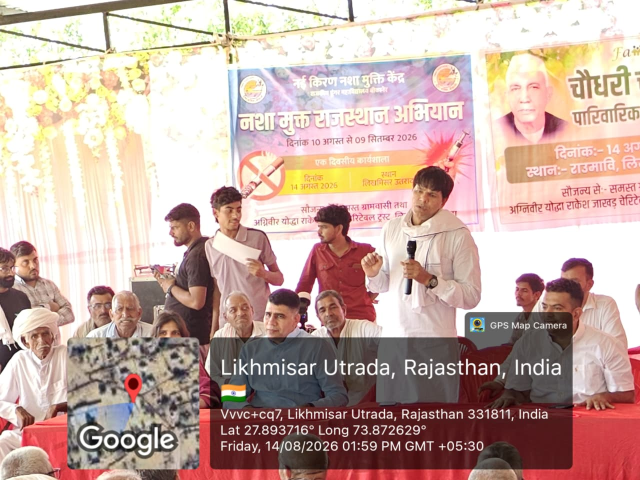
#> input picture assets/img/photos/PHOTO-2026-09-16-21-34-01.jpg, 1280 x 960 px (shown at 1/2 size); its folder holds 4 pictures in this run
$ python optimize_photos.py ../assets/img/photos/PHOTO-2026-09-16-21-34-01.jpg
#> lines starting #> are read from the running program, lines starting #| are printed output that depends on the picture
#!/usr/bin/env python3
"""Generate responsive variants for every photograph in assets/img/photos/.

For NAME.jpg produces NAME-800.webp, NAME-1600.webp and NAME-1600.jpg.
Pages use <picture> so a phone pulls the 800px WebP and a desktop the 1600px one.
Re-running is cheap: a variant newer than its source is left alone.

    python3 tools/optimize_photos.py [--force]
"""
import os, sys, glob
from PIL import Image, ImageOps

ROOT = os.path.dirname(os.path.dirname(os.path.abspath(__file__)))
DIR = os.path.join(ROOT, 'assets/img/photos')
# Crowd photographs are detail-dense and compress badly, so quality is tuned
# down until the large WebP lands near 100 KB. The 800px WebP is what a phone
# actually downloads; the JPEG exists only for browsers without WebP.
VARIANTS = [(760, 'webp', 72), (1400, 'webp', 70), (1400, 'jpg', 72)]
BUDGET = 120 * 1024        # per variant; what a slow connection can afford
force = '--force' in sys.argv


def sources():
    for p in sorted(glob.glob(os.path.join(DIR, '*.jpg'))):
        stem = os.path.basename(p)[:-4]
        if any(stem.endswith(f'-{w}') for w, _, _ in VARIANTS):
            continue
        yield p, stem


def main():
    total = 0
    for src, stem in sources():
        with Image.open(src) as im:
#> im is the input picture: PIL image 1280x960 RGB; mean R, G, B 198, 171.6, 162.8
            im = ImageOps.exif_transpose(im).convert('RGB')
            for width, fmt, q in VARIANTS:
                out = os.path.join(DIR, f'{stem}-{width}.{fmt}')
                if not force and os.path.exists(out) and os.path.getmtime(out) >= os.path.getmtime(src):
                    total += os.path.getsize(out)
                    continue
                v = im.copy()
                if v.width > width:
                    v = v.resize((width, round(v.height * width / v.width)), Image.LANCZOS)
                if fmt == 'webp':
                    v.save(out, 'WEBP', quality=q, method=6)
                else:
                    # The JPEG is only a fallback for browsers without WebP, but
                    # a detail-dense crowd photograph can blow past the budget at
                    # the tuned quality. Step down until it fits rather than ship
                    # a 160 KB fallback to whoever has the oldest phone.
                    for jq in range(q, 44, -6):
                        v.save(out, 'JPEG', quality=jq, optimize=True, progressive=True)
                        if os.path.getsize(out) <= BUDGET:
                            break
                kb = os.path.getsize(out) / 1024
                total += os.path.getsize(out)
                flag = '  ← over budget' if os.path.getsize(out) > BUDGET else ''
                print(f'  {os.path.basename(out):42} {kb:6.0f} KB{flag}')
#> this loop made 3 passes
#> pass 1, in main, `v = v.resize((width, round(v.height * width / v.width)), Image.LANCZOS)`:
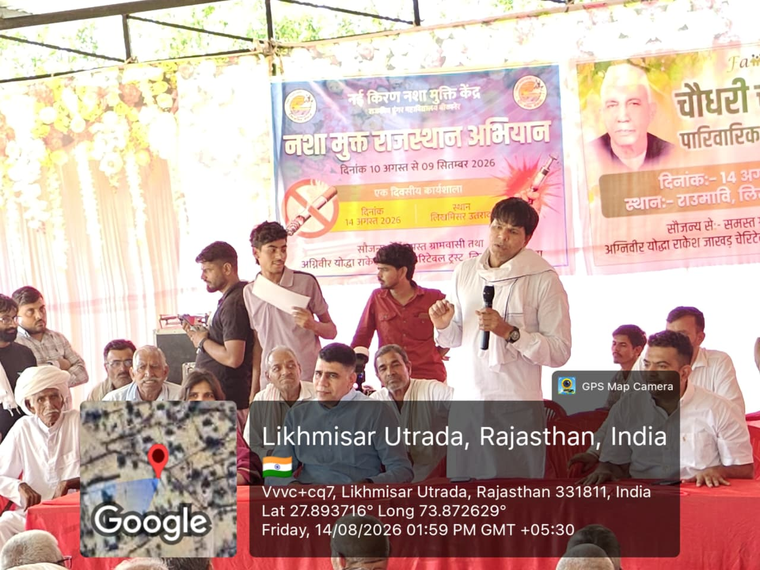
#> v: PIL image 760x570 RGB; mean R, G, B 197.9, 171.6, 162.8
#> after the loop, total = 277611
#> pass 2 of the loop in main, `for src, stem in sources():`:
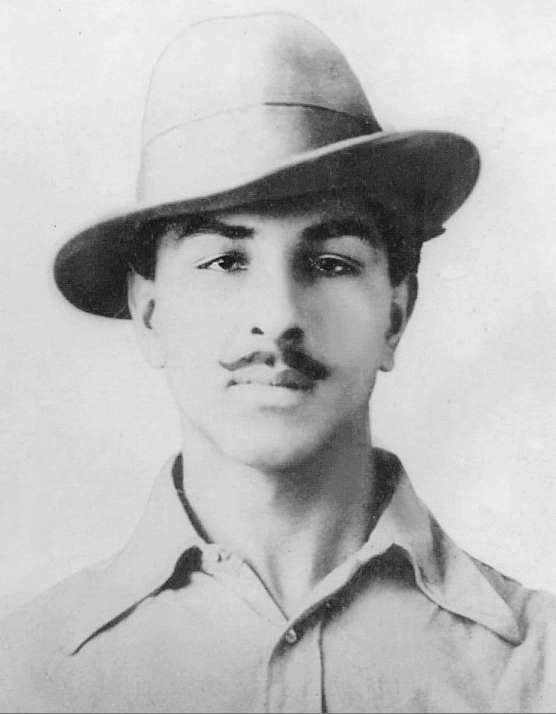
#> input picture assets/img/photos/bhagat-singh-1929.jpg, 1112 x 1428 px (shown at 1/2 size)
#> in main, im is the input picture: PIL image 1112x1428 RGB; min 0, max 252, mean 187.6
#> the loop in main, `for width, fmt, q in VARIANTS:` made 3 passes
#> (kb, total) on passes 1 to 3: (25.47, 303695), (66.96, 372257), (113.4, 488372)
#> (printed output is left out)
#> pass 1, in main, `v = v.resize((width, round(v.height * width / v.width)), Image.LANCZOS)`:
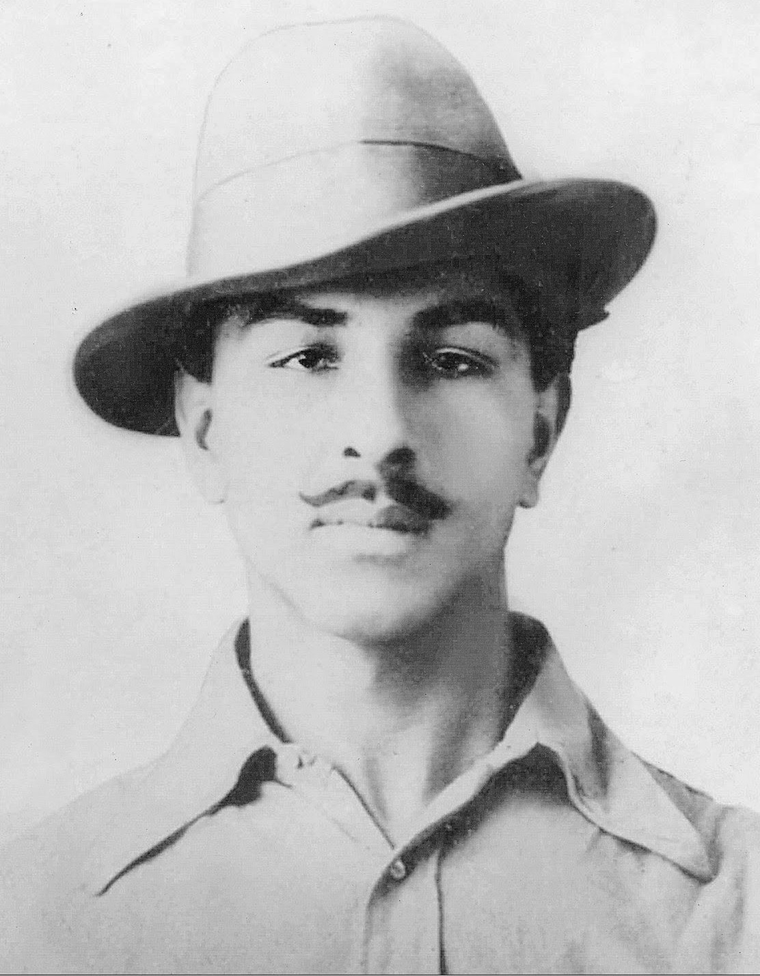
#> v: PIL image 760x976 RGB; min 7, max 248, mean 187.6
#> after the loop in main, `for width, fmt, q in VARIANTS:`: total = 488372
    print(f'\nvariants total: {total/1024:.0f} KB')
#| variants total: 477 KB


if __name__ == '__main__':
    main()
